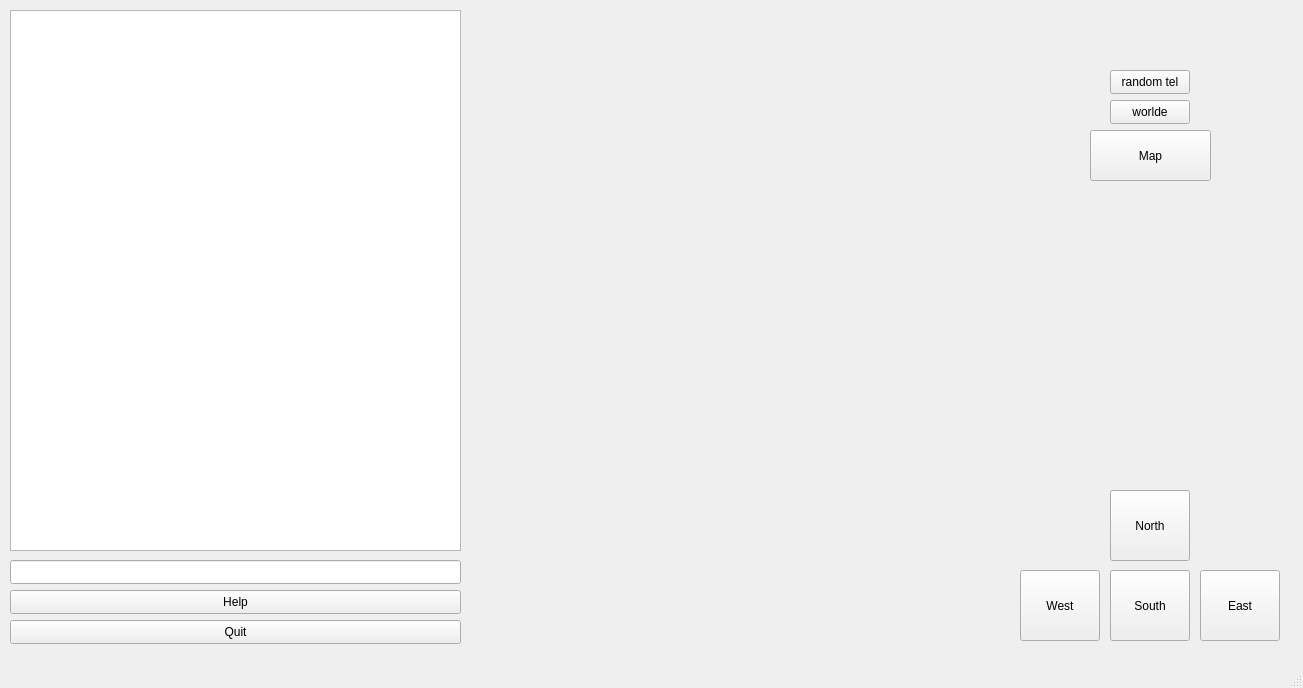
<?xml version="1.0" encoding="UTF-8"?>
<ui version="4.0">
 <class>MainWindow</class>
 <widget class="QMainWindow" name="MainWindow">
  <property name="geometry">
   <rect>
    <x>0</x>
    <y>0</y>
    <width>1303</width>
    <height>688</height>
   </rect>
  </property>
  <property name="windowTitle">
   <string>MainWindow</string>
  </property>
  <property name="dockOptions">
   <set>QMainWindow::AllowTabbedDocks|QMainWindow::AnimatedDocks</set>
  </property>
  <widget class="QWidget" name="centralwidget">
   <widget class="QTextEdit" name="textEdit">
    <property name="geometry">
     <rect>
      <x>10</x>
      <y>10</y>
      <width>451</width>
      <height>541</height>
     </rect>
    </property>
    <property name="sizePolicy">
     <sizepolicy hsizetype="Preferred" vsizetype="Preferred">
      <horstretch>0</horstretch>
      <verstretch>0</verstretch>
     </sizepolicy>
    </property>
   </widget>
   <widget class="QLineEdit" name="lineEdit">
    <property name="geometry">
     <rect>
      <x>10</x>
      <y>560</y>
      <width>451</width>
      <height>24</height>
     </rect>
    </property>
   </widget>
   <widget class="QPushButton" name="pushButton_2">
    <property name="geometry">
     <rect>
      <x>10</x>
      <y>620</y>
      <width>451</width>
      <height>24</height>
     </rect>
    </property>
    <property name="sizePolicy">
     <sizepolicy hsizetype="Fixed" vsizetype="Fixed">
      <horstretch>0</horstretch>
      <verstretch>0</verstretch>
     </sizepolicy>
    </property>
    <property name="text">
     <string>Quit</string>
    </property>
   </widget>
   <widget class="QPushButton" name="pushButton">
    <property name="geometry">
     <rect>
      <x>1200</x>
      <y>570</y>
      <width>80</width>
      <height>71</height>
     </rect>
    </property>
    <property name="sizePolicy">
     <sizepolicy hsizetype="Fixed" vsizetype="Fixed">
      <horstretch>0</horstretch>
      <verstretch>0</verstretch>
     </sizepolicy>
    </property>
    <property name="text">
     <string>East</string>
    </property>
   </widget>
   <widget class="QPushButton" name="pushButton_6">
    <property name="geometry">
     <rect>
      <x>10</x>
      <y>590</y>
      <width>451</width>
      <height>24</height>
     </rect>
    </property>
    <property name="sizePolicy">
     <sizepolicy hsizetype="Fixed" vsizetype="Fixed">
      <horstretch>0</horstretch>
      <verstretch>0</verstretch>
     </sizepolicy>
    </property>
    <property name="text">
     <string>Help</string>
    </property>
   </widget>
   <widget class="QPushButton" name="pushButton_3">
    <property name="geometry">
     <rect>
      <x>1110</x>
      <y>570</y>
      <width>80</width>
      <height>71</height>
     </rect>
    </property>
    <property name="sizePolicy">
     <sizepolicy hsizetype="Fixed" vsizetype="Fixed">
      <horstretch>0</horstretch>
      <verstretch>0</verstretch>
     </sizepolicy>
    </property>
    <property name="text">
     <string>South</string>
    </property>
   </widget>
   <widget class="QPushButton" name="pushButton_4">
    <property name="geometry">
     <rect>
      <x>1020</x>
      <y>570</y>
      <width>80</width>
      <height>71</height>
     </rect>
    </property>
    <property name="sizePolicy">
     <sizepolicy hsizetype="Fixed" vsizetype="Fixed">
      <horstretch>0</horstretch>
      <verstretch>0</verstretch>
     </sizepolicy>
    </property>
    <property name="text">
     <string>West</string>
    </property>
   </widget>
   <widget class="QPushButton" name="pushButton_5">
    <property name="geometry">
     <rect>
      <x>1110</x>
      <y>490</y>
      <width>80</width>
      <height>71</height>
     </rect>
    </property>
    <property name="sizePolicy">
     <sizepolicy hsizetype="Fixed" vsizetype="Fixed">
      <horstretch>0</horstretch>
      <verstretch>0</verstretch>
     </sizepolicy>
    </property>
    <property name="text">
     <string>North</string>
    </property>
   </widget>
   <widget class="QPushButton" name="pushButton_7">
    <property name="geometry">
     <rect>
      <x>1110</x>
      <y>70</y>
      <width>80</width>
      <height>24</height>
     </rect>
    </property>
    <property name="text">
     <string>random tel</string>
    </property>
   </widget>
   <widget class="QPushButton" name="pushButton_8">
    <property name="geometry">
     <rect>
      <x>1110</x>
      <y>100</y>
      <width>80</width>
      <height>24</height>
     </rect>
    </property>
    <property name="text">
     <string>worlde</string>
    </property>
   </widget>
   <widget class="QPushButton" name="pushButton_9">
    <property name="geometry">
     <rect>
      <x>1090</x>
      <y>130</y>
      <width>121</width>
      <height>51</height>
     </rect>
    </property>
    <property name="text">
     <string>Map</string>
    </property>
   </widget>
  </widget>
  <widget class="QMenuBar" name="menubar">
   <property name="geometry">
    <rect>
     <x>0</x>
     <y>0</y>
     <width>1303</width>
     <height>21</height>
    </rect>
   </property>
  </widget>
  <widget class="QStatusBar" name="statusbar"/>
 </widget>
 <resources/>
 <connections/>
</ui>
